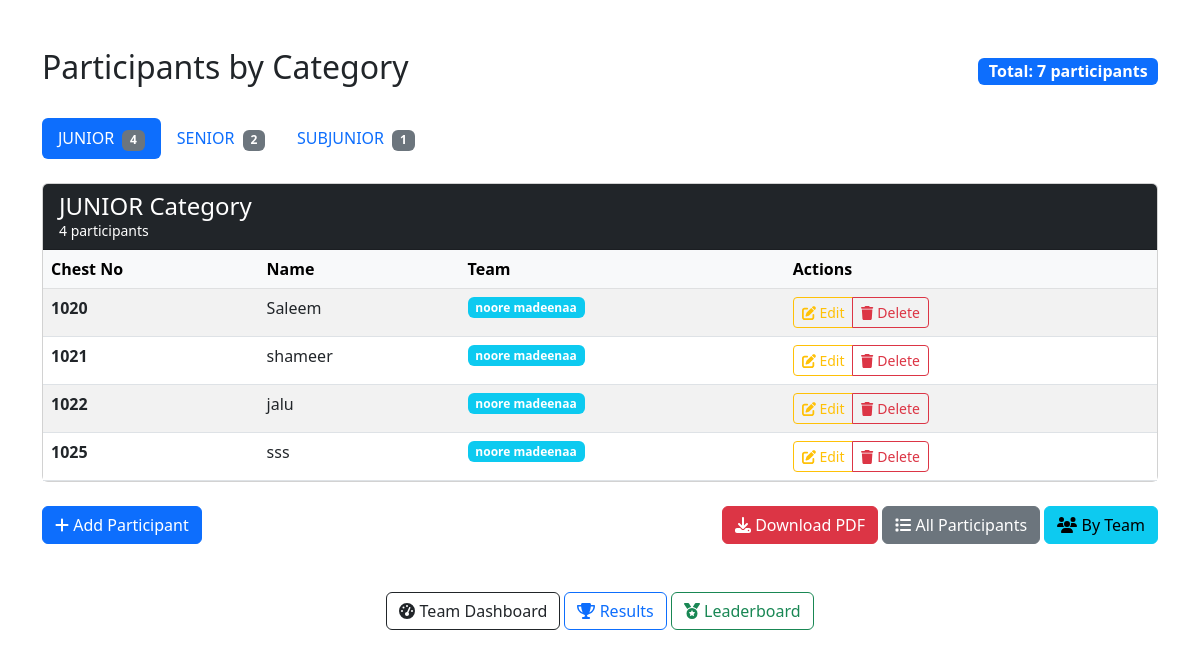
The app's page /participants/category/ (signed in), older data.
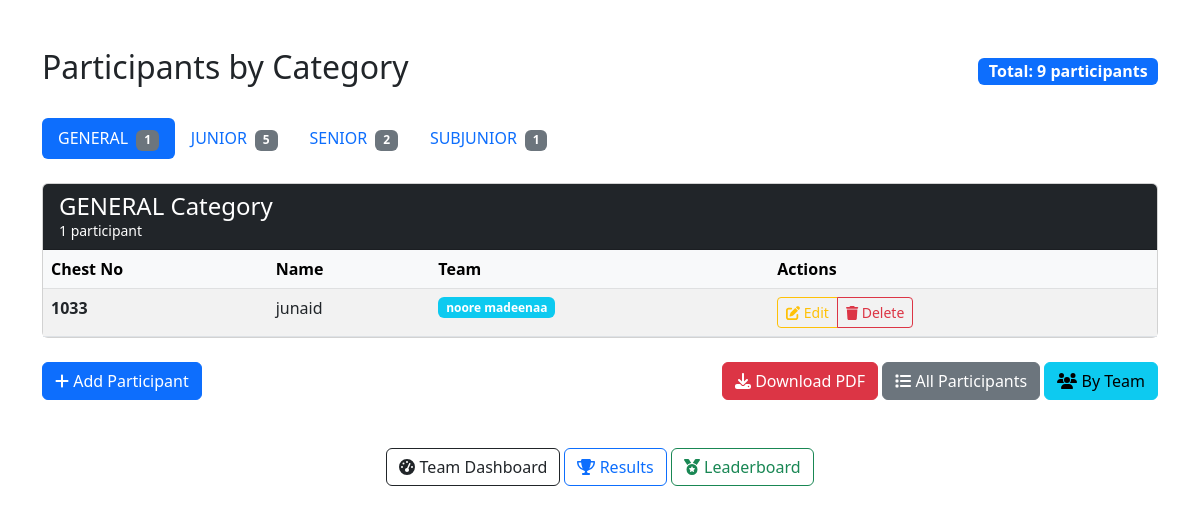
The same page, newer data.
### core/models.py (models this page shows, shortened)
class Category(models.Model):
    name = models.CharField(max_length=100)

class Contestant(models.Model):
    chest_no = models.PositiveIntegerField(unique=True, null=True)
    name = models.CharField(max_length=100)
    team = models.ForeignKey(Team, on_delete=models.CASCADE, null=True, blank=True)
    category = models.ForeignKey(Category, on_delete=models.CASCADE, null=True)
    total_points = models.IntegerField(default=0)

class Team(models.Model):
    user = models.OneToOneField(User, on_delete=models.CASCADE)
    name = models.CharField(max_length=100)
    total_points = models.IntegerField(default=0)

### core/views.py (the view)
# urls.py: path('participants/category/', views.participants_by_category, name='participants_by_category'),
@login_required
def participants_by_category(request):
    user = request.user
    categories = Category.objects.all().order_by('name')
    participants = Contestant.objects.select_related('team', 'category').order_by('chest_no')
    if hasattr(user, 'team'):
        participants = participants.filter(team=user.team)
    participants_by_category = {}
    for category in categories:
        category_participants = participants.filter(category=category)
        if category_participants.exists():
            participants_by_category[category] = category_participants
    return render(request, 'participants_by_category.html', {
        'participants_by_category': participants_by_category,
        'total_participants': participants.count(),
    })

### templates/participants_by_category.html (shortened to what the changed rows need)
{% load static %}
<link href="https://cdn.jsdelivr.net/npm/bootstrap@5.3.0/dist/css/bootstrap.min.css" rel="stylesheet">
<link rel="stylesheet" href="https://cdn.datatables.net/1.13.6/css/dataTables.bootstrap5.min.css">
<div class="container mt-5">
    <div class="d-flex justify-content-between align-items-center mb-4">
        <h2>Participants by Category</h2>
        <div class="badge bg-primary fs-6">Total: {{ total_participants }} participants</div>
    </div>
    <ul class="nav nav-pills mb-4" id="categoryTabs" role="tablist">
        {% for category, participants in participants_by_category.items %}
            <li class="nav-item" role="presentation">
                <button class="nav-link {% if forloop.first %}active{% endif %}"
                        id="category-{{ category.id }}-tab"
                        data-bs-toggle="pill"
                        data-bs-target="#category-{{ category.id }}"
                        type="button"
                        role="tab">
                    {{ category.name }} <span class="badge bg-secondary ms-1">{{ participants.count }}</span>
                </button>
            </li>
        {% endfor %}
    </ul>
    <div class="tab-content" id="categoryTabsContent">
        {% for category, participants in participants_by_category.items %}
            <div class="tab-pane fade {% if forloop.first %}show active{% endif %}"
                 id="category-{{ category.id }}"
                 role="tabpanel"
                 aria-labelledby="category-{{ category.id }}-tab">
                <div class="card mb-4">
                    <div class="card-header bg-dark text-white">
                        <h4 class="mb-0">{{ category.name }} Category</h4>
                        <small>{{ participants.count }} participant{{ participants.count|pluralize }}</small>
                    </div>
                    <div class="card-body p-0">
                        <div class="table-responsive">
                            <table class="table table-striped mb-0 category-table" data-category-id="{{ category.id }}">
                                <thead class="table-light">
                                    <tr>
                                        <th>Chest No</th>
                                        <th>Name</th>
                                        <th>Team</th>
                                        <th>Actions</th>
                                    </tr>
                                </thead>
                                <tbody>
                                    {% for participant in participants %}
                                        <tr>
                                            <td><strong>{{ participant.chest_no }}</strong></td>
                                            <td>{{ participant.name }}</td>
                                            <td>
                                                <span class="badge bg-info">{{ participant.team.name }}</span>
                                            </td>
                                            <td>
                                                <div class="btn-group btn-group-sm" role="group">
                                                    <a href="{% url 'edit_participant' participant.id %}"
                                                       class="btn btn-outline-warning">
                                                        <i class="fas fa-edit"></i> Edit
                                                    </a>
                                                    <a href="{% url 'delete_participant' participant.id %}"
                                                       class="btn btn-outline-danger"
                                                       onclick="return confirm('Delete {{ participant.name }}?');">
                                                        <i class="fas fa-trash"></i> Delete
                                                    </a>
                                                </div>
                                            </td>
                                        </tr>
                                    {% endfor %}
                                </tbody>
                            </table>
                        </div>
                    </div>
                </div>
            </div>
        {% empty %}
            <div class="alert alert-info text-center">
                <i class="fas fa-info-circle"></i> No participants found in any category.
            </div>
        {% endfor %}
    </div>
</div>

Row changes from the older to the newer data that the page shows:
no longer on one of the page's lists (row unchanged): Category: name "JUNIOR"
now on this page (row unchanged): Category: name "GENERAL", count "1"
computed for Category "JUNIOR": loses Contestant (chest_no "1020", name "Saleem", team.name "noore madeenaa"); loses Contestant (chest_no "1021", name "shameer", team.name "noore madeenaa"); loses Contestant (chest_no "1022", name "jalu", team.name "noore madeenaa"); loses Contestant (chest_no "1025", name "sss", team.name "noore madeenaa"); count "4" → "5"
added Contestant: chest_no "1033", name "junaid", team.name "noore madeenaa", shown under "GENERAL"
Text that changed along with them:
{{ total_participants }}: "7" → "9"
